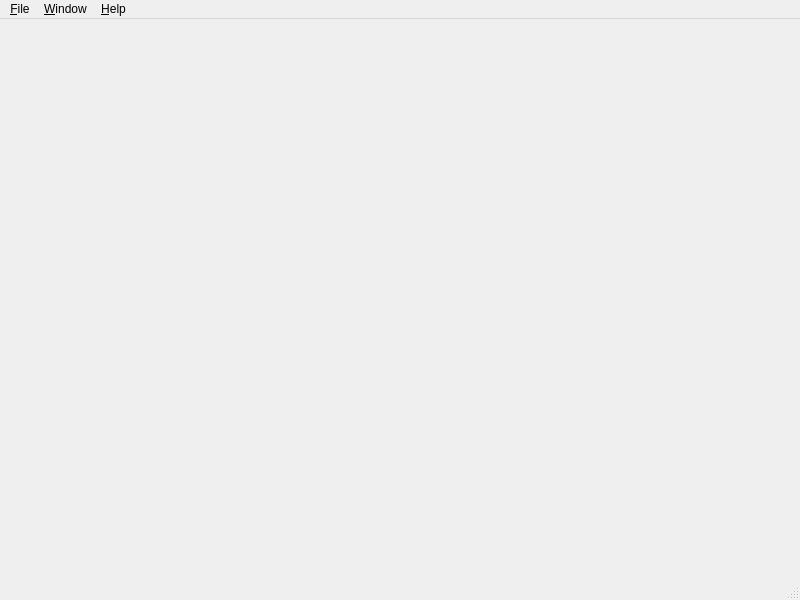
<?xml version="1.0" encoding="UTF-8"?>
<ui version="4.0">
 <class>MainWindow</class>
 <widget class="QMainWindow" name="MainWindow">
  <property name="geometry">
   <rect>
    <x>0</x>
    <y>0</y>
    <width>800</width>
    <height>600</height>
   </rect>
  </property>
  <property name="windowTitle">
   <string>Emuballs Emulens</string>
  </property>
  <widget class="QWidget" name="centralwidget">
   <layout class="QVBoxLayout" name="verticalLayout">
    <property name="leftMargin">
     <number>0</number>
    </property>
    <property name="topMargin">
     <number>0</number>
    </property>
    <property name="rightMargin">
     <number>0</number>
    </property>
    <property name="bottomMargin">
     <number>0</number>
    </property>
   </layout>
  </widget>
  <widget class="QMenuBar" name="menubar">
   <property name="geometry">
    <rect>
     <x>0</x>
     <y>0</y>
     <width>800</width>
     <height>25</height>
    </rect>
   </property>
   <widget class="QMenu" name="menuFile">
    <property name="title">
     <string>&amp;File</string>
    </property>
    <addaction name="actionLoadProgram"/>
    <addaction name="actionChangeDevice"/>
    <addaction name="separator"/>
    <addaction name="actionQuit"/>
   </widget>
   <widget class="QMenu" name="menuHelp">
    <property name="title">
     <string>&amp;Help</string>
    </property>
    <addaction name="actionAbout"/>
    <addaction name="actionAboutQt"/>
   </widget>
   <widget class="QMenu" name="menuWindow">
    <property name="title">
     <string>&amp;Window</string>
    </property>
    <addaction name="actionCascade"/>
    <addaction name="actionTile"/>
    <addaction name="actionCloseAll"/>
    <addaction name="separator"/>
   </widget>
   <addaction name="menuFile"/>
   <addaction name="menuWindow"/>
   <addaction name="menuHelp"/>
  </widget>
  <widget class="QStatusBar" name="statusbar"/>
  <action name="actionQuit">
   <property name="text">
    <string>&amp;Quit</string>
   </property>
   <property name="shortcut">
    <string>Ctrl+Q</string>
   </property>
  </action>
  <action name="actionChangeDevice">
   <property name="text">
    <string>&amp;Change device</string>
   </property>
  </action>
  <action name="actionAboutQt">
   <property name="text">
    <string>About &amp;Qt</string>
   </property>
  </action>
  <action name="actionCascade">
   <property name="text">
    <string>C&amp;ascade</string>
   </property>
  </action>
  <action name="actionTile">
   <property name="text">
    <string>&amp;Tile</string>
   </property>
  </action>
  <action name="actionCloseAll">
   <property name="text">
    <string>&amp;Close All</string>
   </property>
  </action>
  <action name="actionLoadProgram">
   <property name="text">
    <string>&amp;Load program</string>
   </property>
   <property name="shortcut">
    <string>Ctrl+O</string>
   </property>
  </action>
  <action name="actionAbout">
   <property name="text">
    <string>About</string>
   </property>
  </action>
 </widget>
 <resources/>
 <connections>
  <connection>
   <sender>actionQuit</sender>
   <signal>triggered()</signal>
   <receiver>MainWindow</receiver>
   <slot>close()</slot>
   <hints>
    <hint type="sourcelabel">
     <x>-1</x>
     <y>-1</y>
    </hint>
    <hint type="destinationlabel">
     <x>399</x>
     <y>299</y>
    </hint>
   </hints>
  </connection>
  <connection>
   <sender>actionChangeDevice</sender>
   <signal>triggered()</signal>
   <receiver>MainWindow</receiver>
   <slot>showDeviceChange()</slot>
   <hints>
    <hint type="sourcelabel">
     <x>-1</x>
     <y>-1</y>
    </hint>
    <hint type="destinationlabel">
     <x>399</x>
     <y>299</y>
    </hint>
   </hints>
  </connection>
  <connection>
   <sender>actionCascade</sender>
   <signal>triggered()</signal>
   <receiver>MainWindow</receiver>
   <slot>cascadeSubWindows()</slot>
   <hints>
    <hint type="sourcelabel">
     <x>-1</x>
     <y>-1</y>
    </hint>
    <hint type="destinationlabel">
     <x>399</x>
     <y>299</y>
    </hint>
   </hints>
  </connection>
  <connection>
   <sender>actionCloseAll</sender>
   <signal>triggered()</signal>
   <receiver>MainWindow</receiver>
   <slot>closeAllSubWindows()</slot>
   <hints>
    <hint type="sourcelabel">
     <x>-1</x>
     <y>-1</y>
    </hint>
    <hint type="destinationlabel">
     <x>399</x>
     <y>299</y>
    </hint>
   </hints>
  </connection>
  <connection>
   <sender>actionTile</sender>
   <signal>triggered()</signal>
   <receiver>MainWindow</receiver>
   <slot>tileSubWindows()</slot>
   <hints>
    <hint type="sourcelabel">
     <x>-1</x>
     <y>-1</y>
    </hint>
    <hint type="destinationlabel">
     <x>399</x>
     <y>299</y>
    </hint>
   </hints>
  </connection>
  <connection>
   <sender>actionLoadProgram</sender>
   <signal>triggered()</signal>
   <receiver>MainWindow</receiver>
   <slot>showLoadProgram()</slot>
   <hints>
    <hint type="sourcelabel">
     <x>-1</x>
     <y>-1</y>
    </hint>
    <hint type="destinationlabel">
     <x>399</x>
     <y>299</y>
    </hint>
   </hints>
  </connection>
  <connection>
   <sender>actionAbout</sender>
   <signal>triggered()</signal>
   <receiver>MainWindow</receiver>
   <slot>showAbout()</slot>
   <hints>
    <hint type="sourcelabel">
     <x>-1</x>
     <y>-1</y>
    </hint>
    <hint type="destinationlabel">
     <x>399</x>
     <y>299</y>
    </hint>
   </hints>
  </connection>
 </connections>
 <slots>
  <slot>showDeviceChange()</slot>
  <slot>cascadeSubWindows()</slot>
  <slot>tileSubWindows()</slot>
  <slot>closeAllSubWindows()</slot>
  <slot>showLoadProgram()</slot>
  <slot>showAbout()</slot>
 </slots>
</ui>
